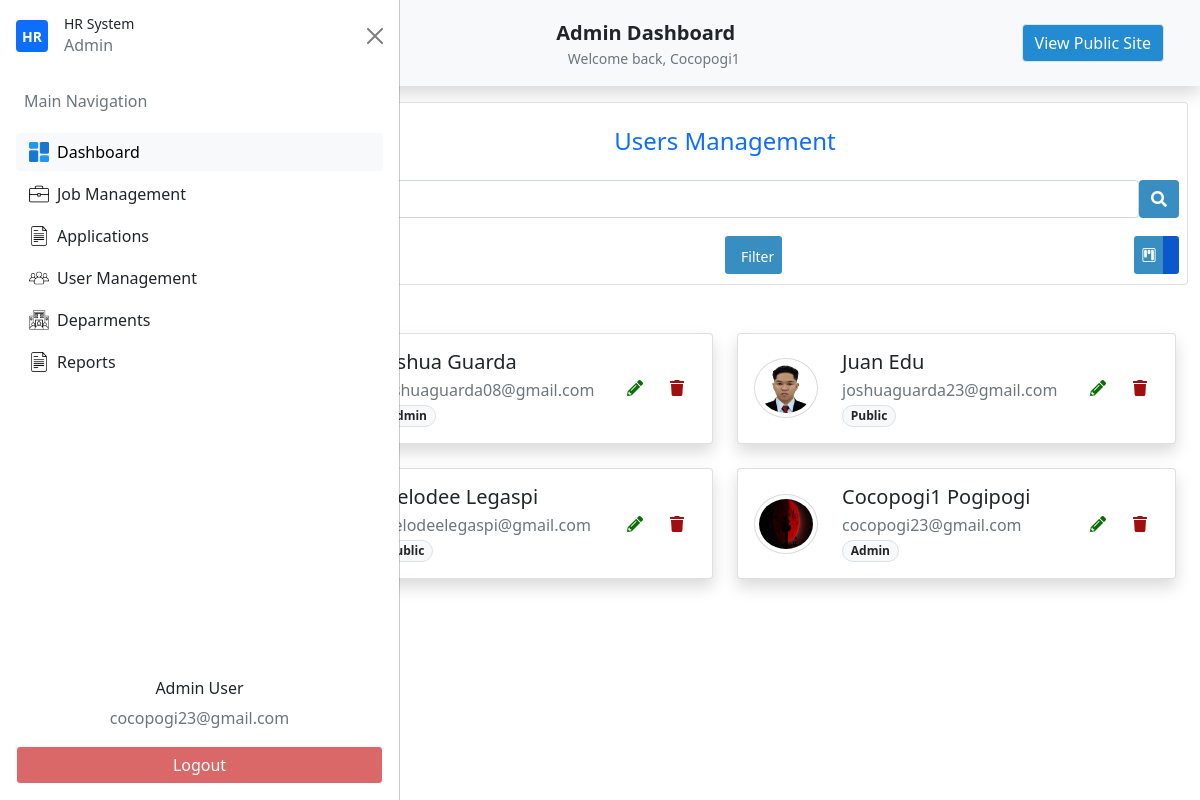
The app's page /admin-get-users/ (signed in) with its own data.
### my_app/models.py (models this page shows, shortened)
class Usertype(db.Model):
    id = db.Column(db.Integer(),primary_key=True)
    name=db.Column(db.String(length=30),unique=True,nullable=False)
    user_type=db.relationship('Users',backref='desig_user',lazy=True)
    def __str__(self):
        return self.name

class Users(db.Model,UserMixin):
    id = db.Column(db.Integer(),primary_key=True)
    firstname=db.Column(db.String(length=30),nullable=False)
    lastname=db.Column(db.String(length=30),nullable=False)
    email_address=db.Column(db.String(length=51),nullable=False)
    password_hash=db.Column(db.String(length=30),nullable=False)
    address_1 = db.Column(db.String(length=120),nullable=True)
    address_2 = db.Column(db.String(length=100),nullable=True)
    brgy_id = db.Column(db.String(),nullable=True)
    munci_id = db.Column(db.String(),nullable=True)
    prov_id = db.Column(db.String(),nullable=True)
    zipcode = db.Column(db.String(),nullable=True)
    mobile_number = db.Column(db.String(length=11),nullable=True)
    phone_number = db.Column(db.String(length=8),nullable=True)
    profile_picture =db.Column(db.String(),nullable=True)
    department_id =db.Column(db.Integer(),db.ForeignKey('department.id'))
    department = db.relationship('Department')
    user_type_id = db.Column(db.Integer(),db.ForeignKey('usertype.id'))
    user_type = db.relationship('Usertype')
    creation_date = db.Column(db.Date(),nullable=False)
    write_date =  db.Column(db.Date(),nullable=False)
    @property
    def password(self):
        raise AttributeError("Password is write-only.")

### my_app/routes.py (the view)
@app.route('/admin-get-users/', methods=["GET"])
@login_required
def admin_dashboard_manage_users():
    users = Users.query.all()
    return render_template('admin/admin_users_management.html', users=users)

### my_app/models.py (called while the page is built)
@login_manager.user_loader
def load_user(user_id):
    return Users.query.get(int(user_id))

### my_app/templates/admin/admin_users_management.html (shortened to what this page needs)
{% extends "admin/admin_dashboard.html"%}
{% block nav%}
<li class="nav-item">
    <button id="nav-btn" type="button" class="btn btn-light fw-normal border" onclick="location.href='{{ url_for('home_page') }}'">
    View Public Site
    </button>
</li>
{% endblock%}
{% block section %}
<section id="UsersManagement">
    <div class="container">
        <div class="row pt-3">
            <div class="col-12">
                <div class="card users-management">
                    <div class="card-body p-2">
                        <div class="text-center">
                            <h4 class="py-3 text-primary">Users Management</h4>
                            <div class="d-flex">
                                <input type="text" class="form-control" placeholder="Search">
                                <button class="btn btn-primary" type="button">
                                    <i class="fas fa-search"></i>
                                </button>
                            </div>
                        </div>
                        <div class="d-flex justify-content-between align-items-center mt-3 flex-wrap">
                            <button type="button" class="btn btn-primary d-none d-md-block" onclick="openUserCreateModal()">
                            </button>
                            <div class="d-none d-md-flex justify-content-between w-50">
                                <div class="btn-group" role="group" aria-label="Basic outlined example">
                                    <button type="button" class="btn btn-sm btn-primary">
                                        <span class="ms-2">Filter</span>
                                    </button>
                                </div>
                                <div class="btn-group" role="group" aria-label="Basic outlined example">
                                    <button id="btn-UsersKanbanView" type="button" class="btn btn-sm btn-primary " data-bs-toggle="tooltip" title="Kanban View">
                                        <i class="bi bi-kanban"></i>
                                    </button>
                                    <button id="btn-UsersTreeView" type="button" class="btn btn-sm btn-primary active" data-bs-toggle="tooltip" title="List View">
                                    </button>
                                </div>
                            </div>
                        </div>
                    </div>
                </div>
            </div>
        </div>
        <section id="UsersManagementKanbanView" class="container">
            <div class="row row-cols-1 row-cols-lg-2 g-4 py-5">
                {% for user in users %}
                    <div class="col">
                        <div class="col" id="user-card-{{ user.id }}">
                            <div class="card shadow h-100">
                                <div class="card-body">
                                    <div class="d-flex flex-wrap align-items-center justify-content-between">
                                        <div class="d-flex align-items-center flex-wrap flex-grow-1 min-w-0">
                                            <img id="user-avatar-{{ user.id }}"
                                            src="{{
                                            url_for('static', filename='uploads/avatars/' + user.profile_picture)
                                            if user.profile_picture
                                            else url_for('static', filename='builtin/icons/person.png')
                                            }}"
                                            onerror="this.onerror=null; this.src='{{ url_for('static', filename='builtin/icons/person.png') }}';"
                                            class="rounded-circle me-3 p-1"
                                            style="border: 1px solid {{ user.department.color if user.department and user.department.color else '#dcdbdb' }};"
                                            width="64" height="60">
                                            <div class="px-2">
                                                <h5 class="mb-1" id="user-name-{{ user.id }}">{{ user.firstname|capitalize }} {{ user.lastname|capitalize }}</h5>
                                                <p class="text-muted mb-0" id="user-email-{{ user.id }}">{{ user.email_address }}</p>
                                                <p class="text-muted mb-0" id="user-type-{{ user.id }}">
                                                    <span class="badge border rounded-pill bg-light text-dark"
                                                        data-user-type-id="{{ user.user_type_id }}">
                                                        {{ user.user_type.name|capitalize }}
                                                    </span>
                                                </p>
                                            </div>
                                        </div>
                                        <div class="btn-group gap-1 mt-3 mt-md-0">
                                            <button type="button" class="btn btn-transparent-success" onclick="openUserEditModal({{user.id}})">
                                                <i class="fas fa-pencil-alt"></i>
                                            </button>
                                            <button type="button" class="btn btn-transparent-danger" onclick="openUserDeleteModal({{user.id}})">
                                                <i class="fas fa-trash"></i>
                                            </button>
                                        </div>
                                    </div>
                                </div>
                            </div>
                        </div>
                    </div>
                {% endfor %}
            </div>
        </section>
    </div>
</section>
{% endblock%}

### my_app/templates/admin/admin_dashboard.html (shortened to what this page needs)
{% extends "dashboard/base_dashboard.html"%}

### my_app/templates/dashboard/base_dashboard.html (shortened to what this page needs)
{% extends "base.html"%}
{% block content %}
    <nav class="navbar navbar-expand-lg navbar-light bg-light shadow p-4 custom-nav-class">
        <div class="container">
            {% if current_user.user_type.name=='admin' or current_user.user_type.name=='internal'%}
                <div class="d-flex w-100 justify-content-between align-items-center position-relative">
                    <button class="btn btn-light d-flex justify-content-center align-items-center p-2 dashboard_side_btn" type="button" data-bs-toggle="offcanvas" data-bs-target="#offcanvasScrolling" aria-controls="offcanvasScrolling">
                    </button>
                    <div class="position-absolute start-50 translate-middle-x text-center">
                        <a class="navbar-brand fw-bold mb-0 text-dark" href="{{ url_for('admin_dashboard') }}">
                            <span>{{ current_user.user_type|capitalize }}</span> Dashboard
                        </a>
                        <div class="text-muted small">Welcome back, {{ current_user.firstname|capitalize }}</div>
                    </div>
                </div>
            {% endif %}
            <div class="collapse navbar-collapse justify-content-center custom-nav-list-dashboard text-nowrap" id="navbarNavAltMarkup">
                <ul class="navbar-nav ms-auto">
                    {% block nav%}
                    {% endblock%}
                </ul>
            </div>
        </div>
    </nav>
    {% if current_user.user_type.name=='admin' or current_user.user_type.name=='internal'%}
    <div class="offcanvas offcanvas-start" data-bs-scroll="true" data-bs-backdrop="false" tabindex="-1" id="offcanvasScrolling" aria-labelledby="offcanvasScrollingLabel">
        <div class="offcanvas-header">
            <div class="d-flex align-items-center gap-2">
                <div class="d-flex align-items-center justify-content-center bg-primary rounded me-2" style="width: 2rem; height: 2rem;">
                    <span class="text-white fw-bold small">HR</span>
                </div>
                <div id="hr-details">
                    <h2 class="fw-semibold small mb-0">HR System</h2>
                    <p class="text-muted text-xs mb-0">{{ current_user.user_type|capitalize }}</p>
                </div>
            </div>
            <button type="button" class="btn-close text-reset" data-bs-dismiss="offcanvas" aria-label="Close"></button>
        </div>
        <div class="offcanvas-body">
            <ul class="nav flex-column gap-1">
                <li class="nav-item">
                    <p class="text-muted text-start px-2">Main Navigation</p>
                </li>
                <li class="nav-item">
                    <button class="btn btn-light w-100 text-start d-flex align-items-center dashboard_side_btn" onclick="location.href='{{ url_for('admin_dashboard') }}'" >
                        <img src="{{ url_for('static', filename='builtin/icons/dashboard.png') }}" width="20" class="me-2">
                        Dashboard
                    </button>
                </li>
                <li class="nav-item">
                   <button class="btn  w-100 text-start d-flex align-items-center dashboard_side_btn">
                         <img src="{{ url_for('static', filename='builtin/icons/briefcase.png') }}" width="20" class="me-2">
                        Job Management
                    </button>
                </li>
                <li class="nav-item">
                    <button class="btn  w-100 text-start d-flex align-items-center dashboard_side_btn">
                         <img src="{{ url_for('static', filename='builtin/icons/file.png') }}" width="20" class="me-2">
                        Applications
                    </button>
                </li>
                <li class="nav-item">
                   <button class="btn  w-100 text-start d-flex align-items-center dashboard_side_btn" onclick="location.href='{{ url_for('admin_dashboard_manage_users') }}'">
                        <img src="{{ url_for('static', filename='builtin/icons/group.png') }}" width="20" class="me-2">
                        User Management
                    </button>
                </li>
                <li class="nav-item">
                   <button class="btn  w-100 text-start d-flex align-items-center dashboard_side_btn">
                         <img src="{{ url_for('static', filename='builtin/icons/corporation.png') }}" width="20" class="me-2">
                        Deparments
                    </button>
                </li>
                <li class="nav-item">
                   <button class="btn  w-100 text-start d-flex align-items-center dashboard_side_btn">
                         <img src="{{ url_for('static', filename='builtin/icons/file.png') }}" width="20" class="me-2">
                        Reports
                    </button>
                </li>
            </ul>
        </div>
        <div class="offcanvas-footer p-3">
            <div class="text-center">
                <h6>{{current_user.user_type|capitalize}} User</h6>
                <p class='text-muted'>{{current_user.email_address}}</p>
            </div>
            <button id="logout-btn" class="btn btn-light w-100" onclick="location.href='{{ url_for('logout_page') }}'">
                Logout
            </button>
        </div>
    </div>
    {% endif %}
    <section class="main-content">
    {% block section %}
    {% endblock%}
    </section>
{% endblock%}

### my_app/templates/base.html (shortened to what this page needs)
<!DOCTYPE html>
<html lang="en">
<head>
    <link href="https://cdn.jsdelivr.net/npm/bootstrap@5.0.2/dist/css/bootstrap.min.css"
      rel="stylesheet"
>
    <link href="https://use.fontawesome.com/releases/v5.6.3/css/all.css" rel="stylesheet">
    <link rel="stylesheet" href="https://cdn.jsdelivr.net/npm/bootstrap-icons@1.3.0/font/bootstrap-icons.css">
    <link href="https://cdn.jsdelivr.net/npm/remixicon@3.2.0/fonts/remixicon.css" rel="stylesheet">
    <link href="https://cdn.datatables.net/1.13.8/css/dataTables.bootstrap5.min.css" rel="stylesheet">
    <link rel="stylesheet" href="https://cdn.datatables.net/select/1.7.0/css/select.bootstrap5.min.css" />
    <link href="https://cdn.jsdelivr.net/npm/x-editable-bs5@1.5.8/dist/bootstrap5-editable/css/bootstrap-editable.css" rel="stylesheet">
    <link rel= "stylesheet" href= "{{ url_for('static',filename='style.css') }}">
</head>
<body>
    {% block content%}
    {% endblock%}
</body>
</html>

### my_app/static/style.css (style rules this page uses)
* { padding: 0; margin: 0; box-sizing: border-box; }
#nav-btn { color: #ffffff; background-color: #228bd1; white-space: nowrap; }
#logout-btn { color: #ffffff; background-color: #db6868; white-space: nowrap; }
body.sidebar-open .navbar { margin-left: 250px; transition: margin 0.3s ease; }
body.sidebar-open .main-content { margin-left: 250px; transition: margin 0.3s ease; }
.main-content,.navbar { transition: margin 0.3s ease; }
.btn-primary, .btn-primary:focus, .btn-primary:active, .btn-primary:focus:active, .btn-primary:focus-visible { background-color: #388ec0; border: none; outline: none; box-shadow: none; transition: transform 0.3s ease, box-shadow 0.2s ease; }
.btn-transparent-success, .btn-transparent-success:focus, .btn-transparent-success:active, .btn-transparent-success:focus:active, .btn-transparent-success:focus-visible { color:#057001 ; border: none; outline: none; box-shadow: none; transition: transform 0.3s ease; }
.btn-transparent-danger, .btn-transparent-danger:focus, .btn-transparent-danger:active, .btn-transparent-danger:focus:active, .btn-transparent-danger:focus-visible { color:#a00f0f ; border: none; outline: none; box-shadow: none; transition: transform 0.3s ease; }

### records on screen
Usertype: user_type "Admin"
Users: firstname "Cocopogi1", email_address "cocopogi23@gmail.com", profile_picture (picture), lastname "Pogipogi", user_type.name "Admin"
Users: firstname "Joshua", lastname "Guarda", email_address "joshuaguarda08@gmail.com", user_type.name "Admin"
Users: profile_picture (picture), firstname "Juan", lastname "Edu", email_address "joshuaguarda23@gmail.com", user_type.name "Public"
Users: firstname "Melodee", lastname "Legaspi", email_address "Melodeelegaspi@gmail.com", user_type.name "Public"
